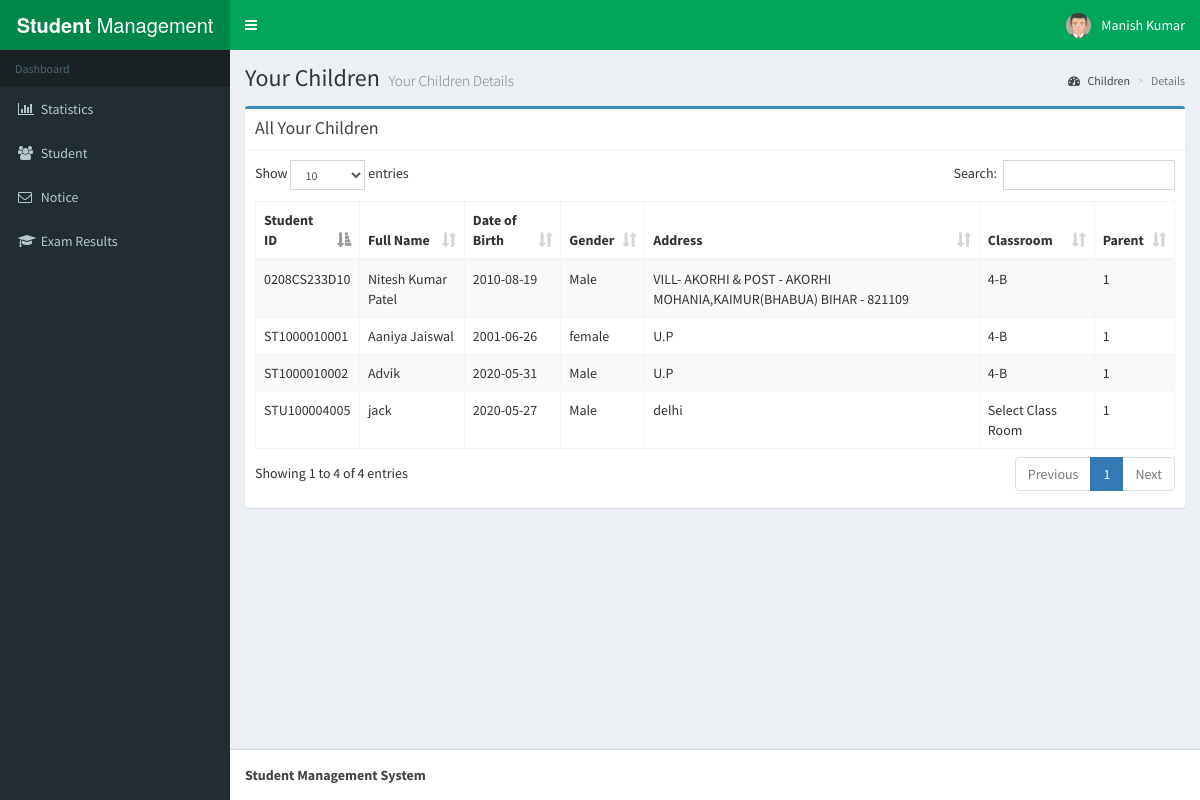
/student-par.php (signed in), run on the app's committed database.
### tables this page shows
CREATE TABLE `student` (
  `sid` varchar(25) NOT NULL,
  `fname` varchar(50) NOT NULL,
  `lname` varchar(50) NOT NULL,
  `bday` date NOT NULL,
  `address` varchar(250) NOT NULL,
  `parent` int(10) NOT NULL,
  `gender` varchar(10) NOT NULL,
  `classroom` varchar(25) NOT NULL,
  `email` varchar(50) NOT NULL
);

### student-par.php (the view, shortened to what this page needs)
<?php session_start();
include_once 'database.php';
?>
<!DOCTYPE html>
<html>
<head>
  <link rel="stylesheet" href="bower_components/bootstrap/dist/css/bootstrap.min.css">
  <link rel="stylesheet" href="bower_components/font-awesome/css/font-awesome.min.css">
  <link rel="stylesheet" href="bower_components/Ionicons/css/ionicons.min.css">
    <link rel="stylesheet" href="bower_components/datatables.net-bs/css/dataTables.bootstrap.min.css">
  <link rel="stylesheet" href="bower_components/bootstrap-daterangepicker/daterangepicker.css">
  <link rel="stylesheet" href="bower_components/bootstrap-datepicker/dist/css/bootstrap-datepicker.min.css">
  <link rel="stylesheet" href="bower_components/select2/dist/css/select2.min.css">
  <link rel="stylesheet" href="dist/css/AdminLTE.min.css">
  <link rel="stylesheet" href="dist/css/skins/_all-skins.min.css">
</head>
<body class="hold-transition skin-green sidebar-mini">
<div class="wrapper">
 <?php include_once 'header.php'; ?>
  <?php include_once 'sidebar.php'; ?>
  <div class="content-wrapper">
    <section class="content-header">
      <h1>
        Your Children
        <small>Your Children Details</small>
      </h1>
      <ol class="breadcrumb">
        <li><a href="#"><i class="fa fa-dashboard"></i> Children</a></li>
        <li class="active">Details</li>
      </ol>
    </section>
    <section class="content">
 <div class="row">
          <div class="col-xs-12">
          <div class="box box-primary">
            <div class="box-header with-border">
              <h3 class="box-title">All Your Children</h3>
            </div>
            <div class="box-body">
              <table id="example1" class="table table-bordered table-striped">
                <thead>
                <tr>
                  <th>Student ID</th>
                  <th>Full Name</th>
                  <th>Date of Birth</th>
                  <th>Gender</th>
                  <th>Address</th>
                  <th>Classroom</th>
                  <th>Parent</th>
                </tr>
                </thead>
                <tbody>
                  <?php
                  $sql = "SELECT * FROM student where parent =".$_SESSION['uid'];
                  $result = $conn->query($sql);
                  if ($result->num_rows > 0) {
                     while($row = $result->fetch_assoc()) {
                      echo "<tr><td> " . $row["sid"]. " </td><td> " . $row["fname"]." ". $row["lname"]. " </td><td> " . $row["bday"]. "</td><td>" . $row["gender"]. "</td><td>" . $row["address"]. "</td><td>" . $row["classroom"]. "</td><td>" . $row["parent"]. "</td></tr>";
                       }
                                  }
                  ?>
                </tbody>
              </table>
            </div>
          </div>
          </div>
        </div>
    </section>
  </div>
   <?php include_once 'footer.php'; ?>
</div>
</body>
</html>

### data on the page
student: sid "0208CS233D10", fname "Nitesh Kumar", lname "Patel", bday "2010-08-19", gender "Male", address "VILL- AKORHI & POST - AKORHI MOHANIA,KAIMUR(BHABUA) BIHAR - 821109", classroom "4-B", parent "1"
student: sid "ST1000010001", fname "Aaniya", lname "Jaiswal", bday "2001-06-26", gender "female", address "U.P", classroom "4-B", parent "1"
student: sid "ST1000010002", fname "Advik", bday "2020-05-31", gender "Male", address "U.P", classroom "4-B", parent "1"
student: sid "STU100004005", fname "jack", bday "2020-05-27", gender "Male", address "delhi", classroom "Select Class Room", parent "1"

### other printed values
$_SESSION['user'] "Manish Kumar"
